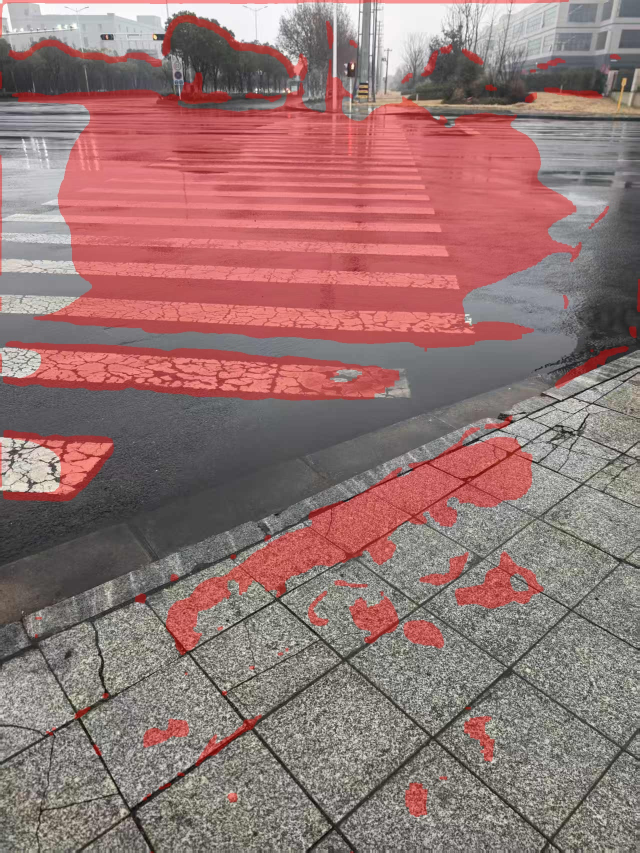
#> input picture water_test_real_puddle_000.jpg, 1279 x 1706 px (shown at 1/2 size)
$ python -i traffic_light_detector.py   (imports and definitions only)
#> lines starting #> are read from the running program, lines starting #| are printed output that depends on the picture; after the words box and inside, x2 and y2 are one past the last pixel; in counts of white or black regions, pixels touching at a corner belong together
### utils/logger.py
"""
Logging configuration for Blind Navigation Assistant.
"""
import logging
import sys
from datetime import datetime
from typing import Optional


def setup_logger(
    name: str = "blind_nav",
    level: int = logging.INFO,
    log_file: Optional[str] = None
) -> logging.Logger:
    """
    Set up and return a configured logger.

    Args:
        name: Logger name
        level: Logging level (DEBUG, INFO, WARNING, ERROR)
        log_file: Optional file path for logging to file

    Returns:
        Configured logger instance
    """
#> further down, picture is the input picture: shape (1706, 1279, 3); mean B, G, R 115.3, 117, 148.2
    logger = logging.getLogger(name)

    # Avoid adding handlers multiple times
    if logger.handlers:
        return logger

    logger.setLevel(level)

    # Console handler
    console_handler = logging.StreamHandler(sys.stdout)
    console_handler.setLevel(level)

    # Format
    formatter = logging.Formatter(
        fmt="%(asctime)s | %(levelname)-8s | %(name)s | %(message)s",
        datefmt="%H:%M:%S"
    )
    console_handler.setFormatter(formatter)
    logger.addHandler(console_handler)

    # File handler (optional)
    if log_file:
        file_handler = logging.FileHandler(log_file, encoding="utf-8")
        file_handler.setLevel(level)
        file_handler.setFormatter(formatter)
        logger.addHandler(file_handler)

    return logger


# Create default logger
logger = setup_logger()


def get_logger(name: str = "blind_nav") -> logging.Logger:
    """Get a logger instance."""
    return logging.getLogger(name)


# [6 lines left out: function set_log_level, not called in this run]

### models/traffic_light_detector.py
"""
Traffic light detection — two-stage pipeline.

Stage 1  Locate the traffic-light housing
         Find dark rectangular boxes with portrait aspect ratio (≈ 1:2.5–1:4)
         in the upper portion of the frame.  This dramatically reduces false
         positives from red shirts, green trees, etc.

Stage 2  Classify colour inside each candidate housing
         Divide the ROI into up to three equal horizontal slots (top/mid/bot)
         and decide which slot is brightest in red / yellow / green.
"""
import time
from dataclasses import dataclass, field
from enum import Enum
from typing import Optional, Tuple, List

try:
    import cv2
    import numpy as np
    CV2_AVAILABLE = True
except ImportError:
    CV2_AVAILABLE = False

from utils.logger import get_logger


class TrafficLightColor(Enum):
    """Detected traffic light color."""
    UNKNOWN = "unknown"
    RED     = "red"
    YELLOW  = "yellow"
    GREEN   = "green"


@dataclass
class TrafficLightResult:
    """Result of a single traffic light detection."""
    color: TrafficLightColor = TrafficLightColor.UNKNOWN
    confidence: float = 0.0
    bbox: Optional[Tuple[int, int, int, int]] = None   # (x, y, w, h) in original frame
    center: Optional[Tuple[int, int]] = None
    timestamp: float = field(default_factory=time.time)

    @property
    def is_go(self) -> bool:
        return self.color == TrafficLightColor.GREEN and self.confidence > 0.5

    @property
    def is_stop(self) -> bool:
        return self.color == TrafficLightColor.RED and self.confidence > 0.5

    @property
    def is_caution(self) -> bool:
        return self.color == TrafficLightColor.YELLOW and self.confidence > 0.45


# ─────────────────────────────────────────────────────────────────────────────
# HSV colour ranges  (Hue in OpenCV = 0-179)
# ─────────────────────────────────────────────────────────────────────────────
_RED_RANGES = [
    (np.array([0,   120, 100], dtype=np.uint8), np.array([10,  255, 255], dtype=np.uint8)),
    (np.array([165, 120, 100], dtype=np.uint8), np.array([179, 255, 255], dtype=np.uint8)),
]
_YELLOW_RANGE = (
    np.array([18,  100, 120], dtype=np.uint8),
    np.array([32,  255, 255], dtype=np.uint8),
)
_GREEN_RANGE = (
    np.array([45,  80,  80],  dtype=np.uint8),
    np.array([85,  255, 255], dtype=np.uint8),
)


class TrafficLightDetector:
    """
    Two-stage traffic light detector.

    Stage 1 – Housing detection
    ~~~~~~~~~~~~~~~~~~~~~~~~~~~
    Look for dark, roughly rectangular regions with a *portrait* aspect ratio
    (height ≈ 2.5–5× width) in the upper portion of the frame.  Traffic-light
    housings are always:
      • taller than wide
      • relatively dark on the outside (black / dark-grey housing)
      • located above the camera horizon (upper 60 % of frame)

    Stage 2 – Colour classification inside the housing
    ~~~~~~~~~~~~~~~~~~~~~~~~~~~~~~~~~~~~~~~~~~~~~~~~~~~~
    Divide each candidate housing into three equal horizontal thirds
    (top = red zone, middle = yellow zone, bottom = green zone) and test
    how much saturated colour occupies each third.  The slot with the
    highest coloured-pixel ratio wins.

    Additional sanity checks
    ~~~~~~~~~~~~~~~~~~~~~~~~
    • The winning slot must exceed a minimum fill ratio (avoids dim slots).
    • The housing must not be too small (< MIN_HOUSING_AREA) or too large.
    • The best housing is selected by its dark-exterior score.
    """

    # ── Housing geometry constraints ──────────────────────────────────────────
    MIN_HOUSING_AREA  = 300        # px²  — ignore tiny boxes
    MAX_HOUSING_AREA  = 80_000     # px²  — ignore whole-scene boxes
    HOUSING_AR_MIN    = 1.8        # height / width  lower bound
    HOUSING_AR_MAX    = 6.0        # height / width  upper bound

    # ── Colour-slot thresholds ────────────────────────────────────────────────
    MIN_FILL_RATIO    = 0.08       # at least 8 % of a slot must be coloured
    # Confidence is clamped to this max
    MAX_CONFIDENCE    = 0.95

    def __init__(self, scan_top_fraction: float = 0.70):
        """
        Args:
            scan_top_fraction: Only search this fraction of the frame height.
        """
        self.logger = get_logger("traffic_light")
        self.scan_top_fraction = scan_top_fraction
        if not CV2_AVAILABLE:
            self.logger.warning("OpenCV not available – TrafficLightDetector disabled")

    # ──────────────────────────────────────────────────────────────────────────
    # Public API
    # ──────────────────────────────────────────────────────────────────────────

    def detect(self, frame: np.ndarray) -> TrafficLightResult:
        """
        Detect the most prominent traffic light in *frame*.

        Returns:
            TrafficLightResult  (color=UNKNOWN when nothing convincing found)
        """
        if not CV2_AVAILABLE or frame is None or frame.size == 0:
            return TrafficLightResult()

        try:
            h, w = frame.shape[:2]
            roi_h = int(h * self.scan_top_fraction)
            roi   = frame[:roi_h, :]
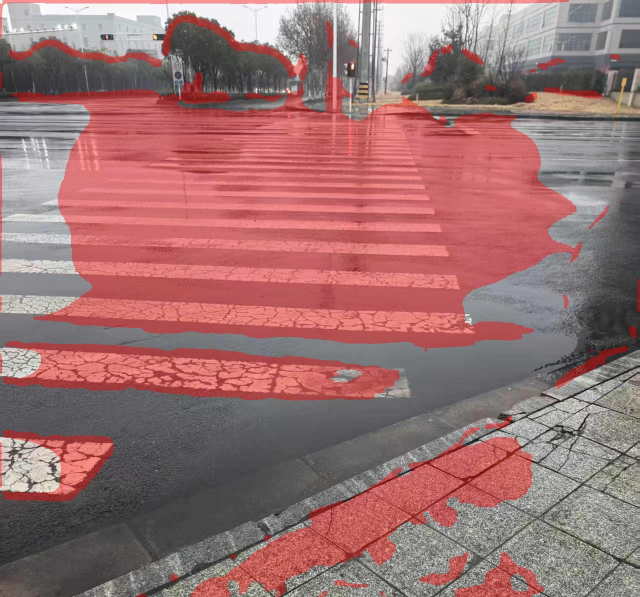
#> roi: shape (1194, 1279, 3) (shown at 1/2 size); mean B, G, R 113.8, 113.5, 155.2

            # ── Stage 1: find candidate housings ──────────────────────────────
            housings = self._find_housings(roi)
            if not housings:
                return TrafficLightResult()

            # ── Stage 2: classify colour in each housing ──────────────────────
            best_result: Optional[TrafficLightResult] = None
            best_score  = 0.0

            hsv = cv2.cvtColor(roi, cv2.COLOR_BGR2HSV)

            for (x, y, bw, bh, housing_score) in housings:
                result = self._classify_colour(hsv, x, y, bw, bh)
                if result is None:
                    continue
                # Combined score = housing quality × colour fill confidence
                combined = housing_score * 0.35 + result.confidence * 0.65
                if combined > best_score:
                    best_score = combined
                    # Remap bbox back to full-frame coordinates (y stays same,
                    # since roi starts at top of frame)
                    best_result = TrafficLightResult(
                        color=result.color,
                        confidence=min(combined, self.MAX_CONFIDENCE),
                        bbox=(x, y, bw, bh),
                        center=(x + bw // 2, y + bh // 2),
                    )

            if best_result is None:
                return TrafficLightResult()

            self.logger.debug(
                f"TL detected: {best_result.color.value}  "
                f"conf={best_result.confidence:.2f}  bbox={best_result.bbox}"
            )
            return best_result

        except Exception as e:
            self.logger.error(f"Detection error: {e}")
            return TrafficLightResult()

    # ──────────────────────────────────────────────────────────────────────────
    # Stage 1 helpers
    # ──────────────────────────────────────────────────────────────────────────

    def _find_housings(self, roi: np.ndarray) -> List[Tuple[int, int, int, int, float]]:
        """
        Find dark rectangular boxes with portrait aspect ratio.

        Returns list of (x, y, w, h, score) sorted by score descending.
        Score ∈ [0, 1] — how "housing-like" the region is.
        """
        gray   = cv2.cvtColor(roi, cv2.COLOR_BGR2GRAY)
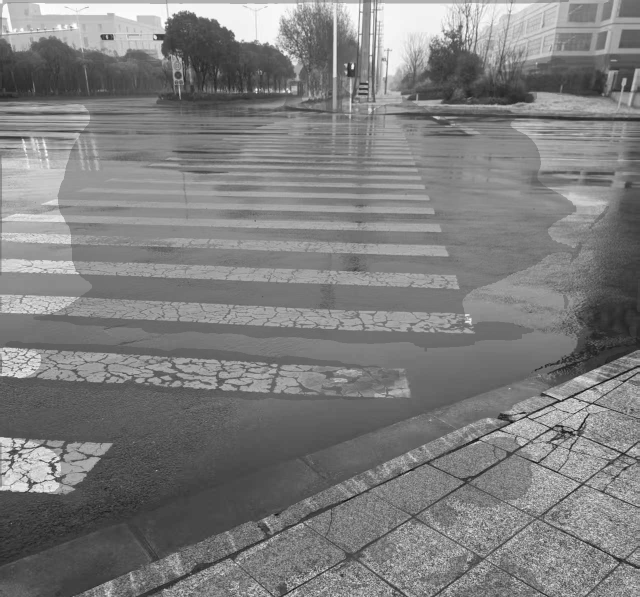
#> gray: shape (1194, 1279) (shown at 1/2 size); min 0, max 255, mean 126
        # Blur to reduce noise
        blurred = cv2.GaussianBlur(gray, (5, 5), 0)

        # Threshold to isolate dark regions (housing is dark)
        # Use inverse threshold: dark pixels → white in mask
        _, dark_mask = cv2.threshold(blurred, 80, 255, cv2.THRESH_BINARY_INV)
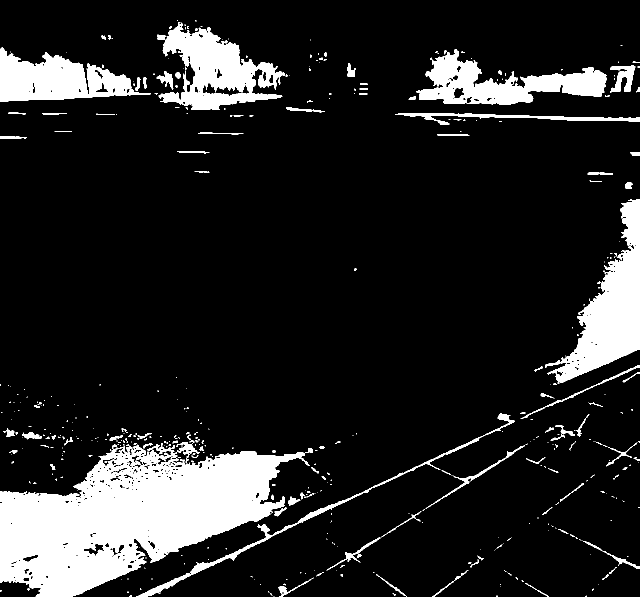
#> dark_mask: shape (1194, 1279) (shown at 1/2 size); 13.5% white; 456 white regions (334 under 20 px), largest, box (x1, y1, x2, y2) and area: (0, 886, 625, 1194) 100458, (1090, 404, 1279, 766) 25468, (317, 44, 565, 220) 20487

        # Also try adaptive threshold for varying lighting
        adapt_mask = cv2.adaptiveThreshold(
            blurred, 255,
            cv2.ADAPTIVE_THRESH_GAUSSIAN_C,
            cv2.THRESH_BINARY_INV, 31, 8
        )
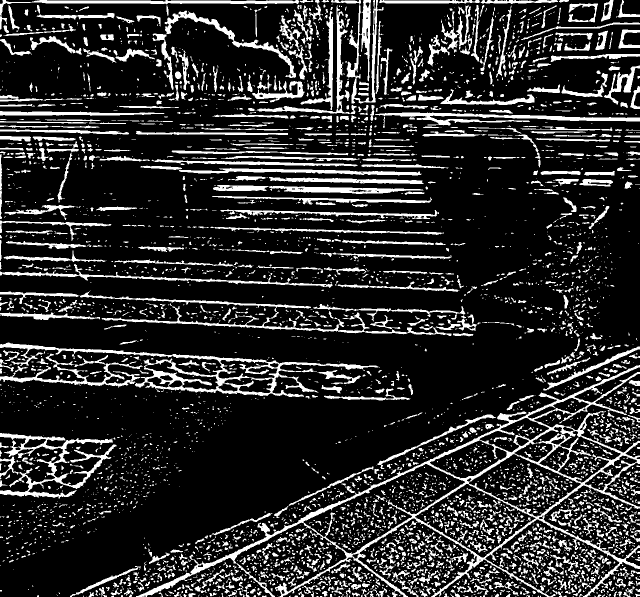
#> adapt_mask: shape (1194, 1279) (shown at 1/2 size); 17.3% white; 4841 white regions (3342 under 20 px), largest, box (x1, y1, x2, y2) and area: (272, 730, 1279, 1194) 27719, (0, 685, 757, 794) 11260, (0, 866, 234, 997) 6812
        combined_mask = cv2.bitwise_or(dark_mask, adapt_mask)
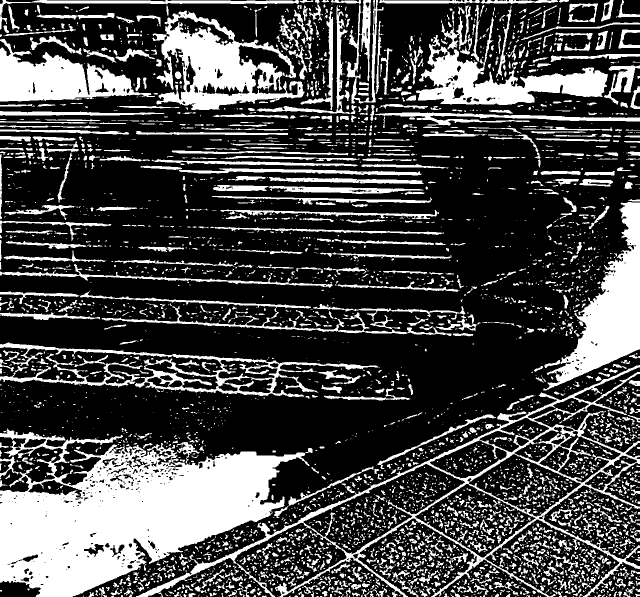
#> combined_mask: shape (1194, 1279) (shown at 1/2 size); 28.4% white; 4306 white regions (2914 under 20 px), largest, box (x1, y1, x2, y2) and area: (0, 857, 625, 1194) 106603, (272, 730, 1279, 1194) 27955, (305, 21, 609, 220) 26114

        # Morphological cleanup: close small gaps in the housing
        kernel_close = cv2.getStructuringElement(cv2.MORPH_RECT, (7, 7))
        combined_mask = cv2.morphologyEx(combined_mask, cv2.MORPH_CLOSE, kernel_close)
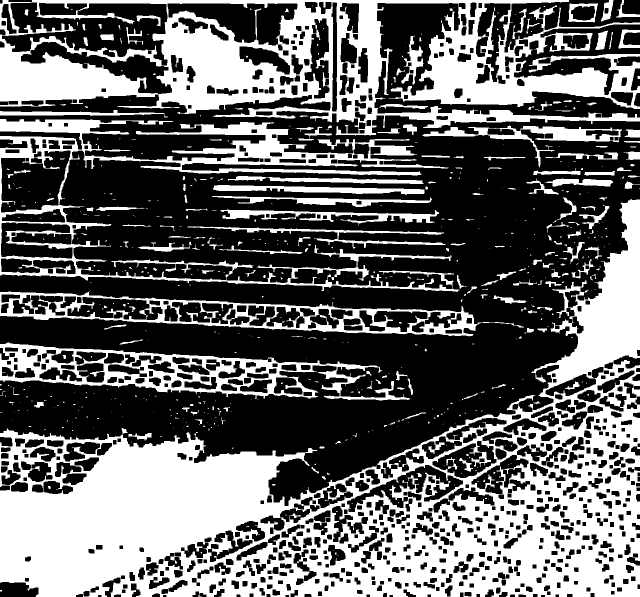
#> combined_mask: shape (1194, 1279) (shown at 1/2 size); 40.2% white; 633 white regions (440 under 20 px), largest, box (x1, y1, x2, y2) and area: (0, 398, 1279, 1194) 324107, (0, 0, 1279, 271) 140162, (0, 238, 919, 584) 49344
        kernel_open  = cv2.getStructuringElement(cv2.MORPH_RECT, (3, 3))
        combined_mask = cv2.morphologyEx(combined_mask, cv2.MORPH_OPEN,  kernel_open)
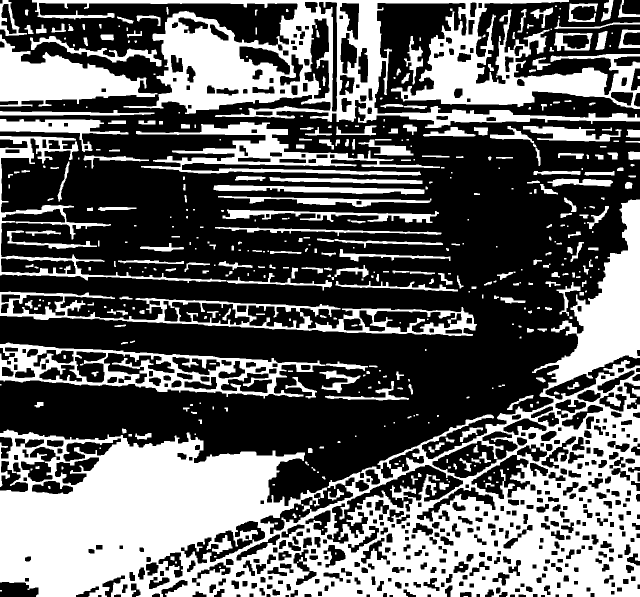
#> combined_mask: shape (1194, 1279) (shown at 1/2 size); 39.2% white; 482 white regions (152 under 20 px)

        contours, _ = cv2.findContours(
            combined_mask, cv2.RETR_EXTERNAL, cv2.CHAIN_APPROX_SIMPLE
        )
#> contours = 413 contours, 172 with area under 20; largest, box (x1, y1, x2, y2) and area: (0, 399, 1279, 1194) 413250, (64, 0, 1279, 256) 129950, (0, 685, 651, 797) 39554, (0, 583, 954, 672) 35254, (0, 69, 315, 213) 20318

        results = []
        for cnt in contours:
            area = cv2.contourArea(cnt)
            if area < self.MIN_HOUSING_AREA or area > self.MAX_HOUSING_AREA:
                continue

            x, y, bw, bh = cv2.boundingRect(cnt)
            if bw == 0:
                continue

            ar = bh / bw  # portrait: should be > 1
            if ar < self.HOUSING_AR_MIN or ar > self.HOUSING_AR_MAX:
                continue

            # Rectangularity: how closely does the contour fill its bounding box?
            rect_fill = area / (bw * bh)
            if rect_fill < 0.35:   # too irregular
                continue

            # Housing score: reward portrait ratio in ideal range & high fill
            ideal_ar_score = 1.0 - abs(ar - 3.0) / 3.0   # peak at ar=3
            ideal_ar_score = max(0.0, ideal_ar_score)
            score = rect_fill * 0.5 + ideal_ar_score * 0.5
            results.append((x, y, bw, bh, float(score)))
#> this loop made 413 passes
#> area on passes 5, 9, 11: 34, 198, 20
#> after the loop, results = []

        # Sort by score descending, keep top-5 candidates
        results.sort(key=lambda t: t[4], reverse=True)
        return results[:5]

    # ──────────────────────────────────────────────────────────────────────────
    # Stage 2 helpers
    # ──────────────────────────────────────────────────────────────────────────

    # [64 lines left out: functions _classify_colour, _colour_mask, not called in this run]

>>> import cv2
>>> picture = cv2.imread('../water_test_real_puddle_000.jpg')
>>> result = TrafficLightDetector().detect(picture)

$ run again, on water_test_real_puddle_001.jpg
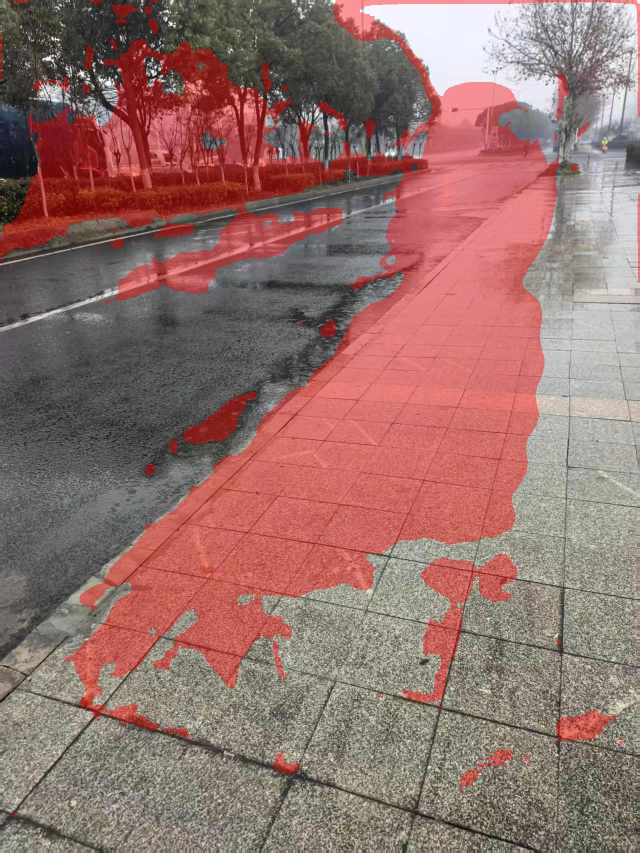
#> input picture water_test_real_puddle_001.jpg, 1279 x 1706 px (shown at 1/2 size)
#> picture is the input picture: shape (1706, 1279, 3); mean B, G, R 108, 112.9, 147.8
#> in _find_housings, `_, dark_mask = cv2.threshold(blurred, 80, 255, cv2.THRESH_BINARY_INV)`:
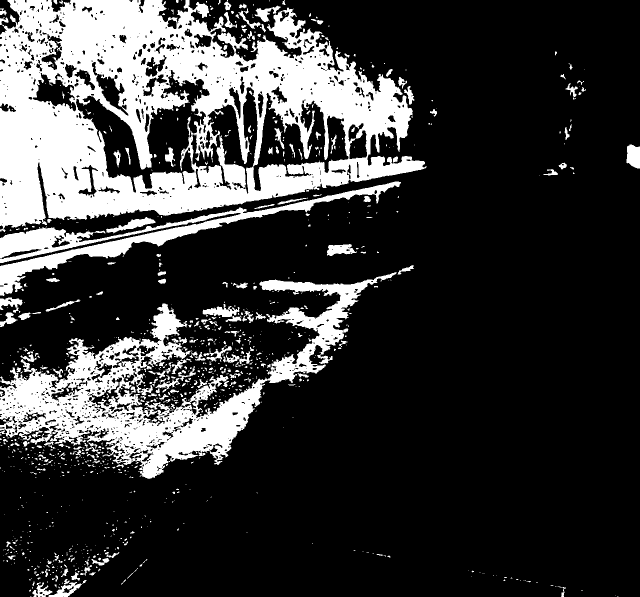
#> dark_mask: shape (1194, 1279) (shown at 1/2 size); 22.3% white; 1068 white regions (827 under 20 px), largest, box (x1, y1, x2, y2) and area: (0, 0, 853, 464) 207434, (0, 544, 794, 958) 79662, (0, 363, 802, 592) 24111
#> adapt_mask: shape (1194, 1279); 16.6% white; 7936 white regions (5899 under 20 px), largest, box (x1, y1, x2, y2) and area: (103, 87, 291, 348) 8425, (375, 947, 1243, 1194) 7199, (435, 155, 575, 381) 5472
#> in _find_housings, `combined_mask = cv2.morphologyEx(combined_mask, cv2.MORPH_OPEN,  kerne..`:
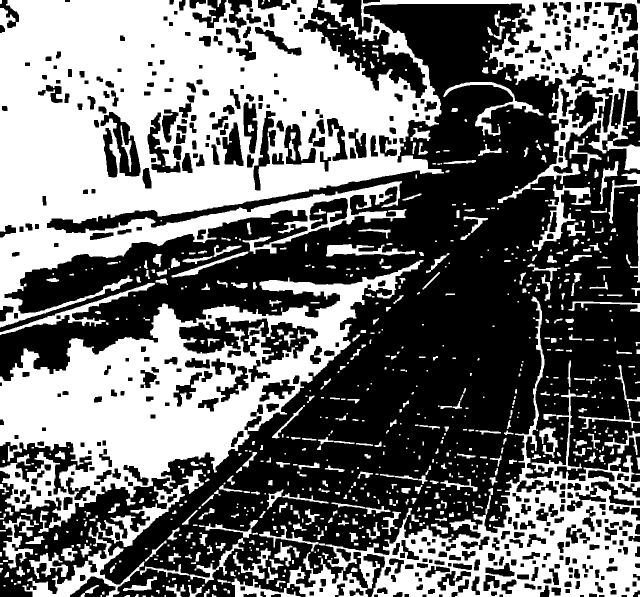
#> combined_mask: shape (1194, 1279) (shown at 1/2 size); 44.3% white; 839 white regions (287 under 20 px)
#> contours = 816 contours, 406 with area under 20; largest, box (x1, y1, x2, y2) and area: (0, 0, 1279, 655) 416482, (0, 520, 847, 1056) 174674, (651, 593, 1279, 1194) 99868, (45, 1055, 289, 1194) 5837, (574, 1104, 736, 1194) 5444
#> the loop in _find_housings, `for cnt in contours:` made 816 passes
#> area on passes 4, 7, 8: 24, 22, 21
#> after the loop in _find_housings, `for cnt in contours:`: results = []
